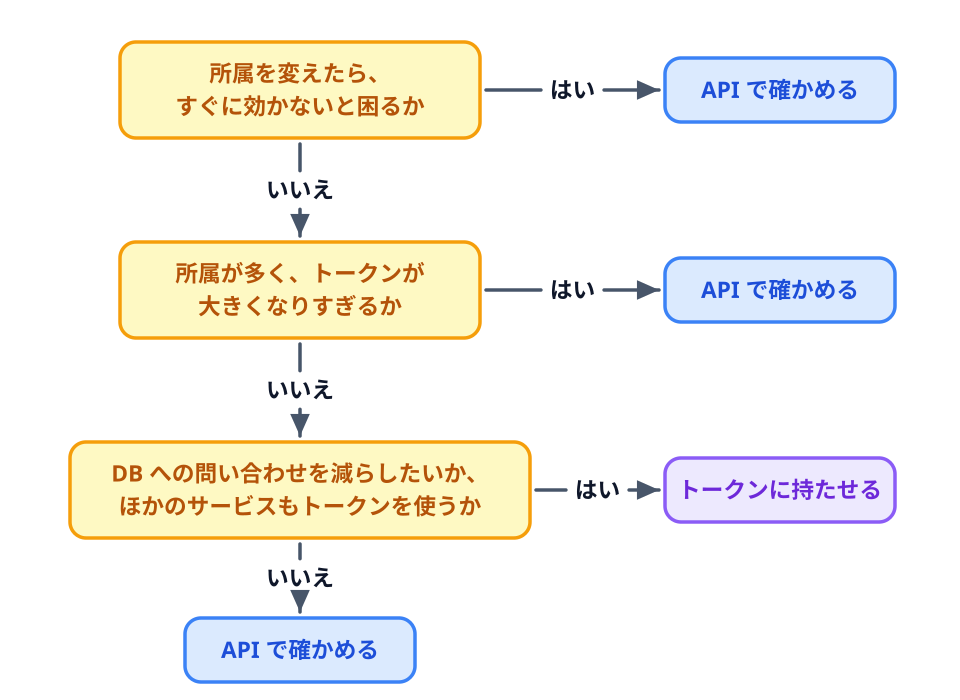

Recreate this plot in Python.
"""08-04「比べる」の選び方のフローチャート。

上から順に問いをたどる。
1. 所属を変えたら、すぐに効かないと困るか → はい: API で確かめる
2. 所属が多く、トークンが大きくなりすぎるか → はい: API で確かめる
3. DB への問い合わせを減らしたいか、API のほかにもトークンを受け取るサービスがあるか
   → はい: トークンに持たせる / いいえ: API で確かめる
スキーマ: PATH（上から下）+ 分かれ道（はい・いいえ）。
"""

import os
import sys
from pathlib import Path

sys.path.insert(0, str(next(p / ".claude/skills/genfig" for p in Path(__file__).resolve().parents
                            if (p / ".claude/skills/genfig").is_dir())))
from genfig import Canvas  # noqa: E402

c = Canvas(960, 700)

q1 = c.node(300, 90, "所属を変えたら、\nすぐに効かないと困るか", shape="square",
            color="yellow", w=360, h=96, label_scale="label")
q2 = c.node(300, 290, "所属が多く、トークンが\n大きくなりすぎるか", shape="square",
            color="yellow", w=360, h=96, label_scale="label")
q3 = c.node(300, 490, "DB への問い合わせを減らしたいか、\nほかのサービスもトークンを使うか",
            shape="square", color="yellow", w=460, h=96, label_scale="label")
r1 = c.node(780, 90, "API で確かめる", shape="square", color="blue", w=230, h=64,
            label_scale="label")
r2 = c.node(780, 290, "API で確かめる", shape="square", color="blue", w=230, h=64,
            label_scale="label")
r3 = c.node(780, 490, "トークンに持たせる", shape="square", color="purple", w=230,
            h=64, label_scale="label")
r4 = c.node(300, 650, "API で確かめる", shape="square", color="blue", w=230, h=64,
            label_scale="label")

c.link(q1, r1, label="はい")
c.link(q1, q2, label="いいえ", label_pos="left")
c.link(q2, r2, label="はい")
c.link(q2, q3, label="いいえ", label_pos="left")
c.link(q3, r3, label="はい")
c.link(q3, r4, label="いいえ", label_pos="left")

c.save("02-choose.svg")
